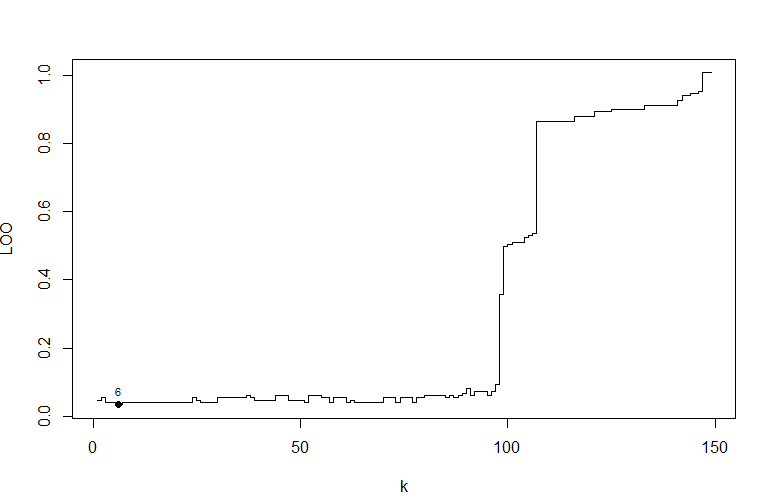

The R source for this figure:
euclideanDistance <- function(u, v)
{
  sqrt(sum((u - v)^2))
}
sortObjectsByDist <- function(x1, z, metricFunction =
                                euclideanDistance)
  {
  l <- dim(x1)[1]
  n <- dim(x1)[2]-1
  distances <- matrix(NA, l, 2)
  for (i in 1:l) 
    {
    distances[i, ] <- c(i, euclideanDistance(x1[i, 1:n], z)) 
  }
  orderedX1 <- x1[order(distances[, 2]), ]
  return(orderedX1)
}
kNN <- function(k, orderedX1)
  {
  n <- dim(orderedX1)[2] - 1
  classes <- orderedX1[1:k, n + 1]
  counts <- table(classes)
  class <- names(which.max(counts))
  return(class)
}
LOO <- function(x1)
  {
  m <- dim(x1)[1]
  l <- m - 1
  L <- matrix(0, l, 1)
  for (i in 1:m) 
    {
    z <- x1[i, 1:2]
    x2 <- x1[-i, ]
    orderedX2 <- sortObjectsByDist(x2, z)
    for (k in 1:l) 
      {
      class <- kNN(k, orderedX2)
      if (class != x1[i, 3]) 
        {
        L[k] <- L[k] + 1
      }
    }
  }
  min_k <- which.min(L[1:l])
  min_m <- L[min_k]
  I <- matrix(1:l, l, 1)
  for (i in 1:l)
    {
    L[i] <- L[i]/l
  }
  plot(I[1:l], L[1:l], type = "s", xlab = "k", ylab = "LOO")
  points(min_k, min_m/l, pch = 21, bg = "black")
  text(min_k, min_m/l,labels=min_k, cex= 0.7, pos=3)
  return(min_k)
}
  k <- LOO(iris[, 3:5])
  colors <- c("setosa" = "red", "versicolor" = "green3",
              "virginica" = "blue")
  plot(iris[, 3:4], pch = 21, bg = colors[iris$Species], col
       = colors[iris$Species], asp = 1)
  
